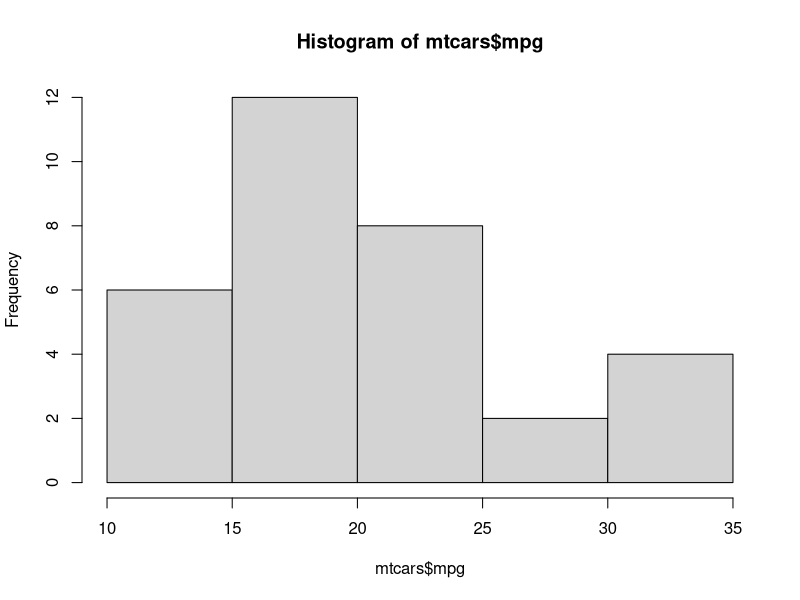
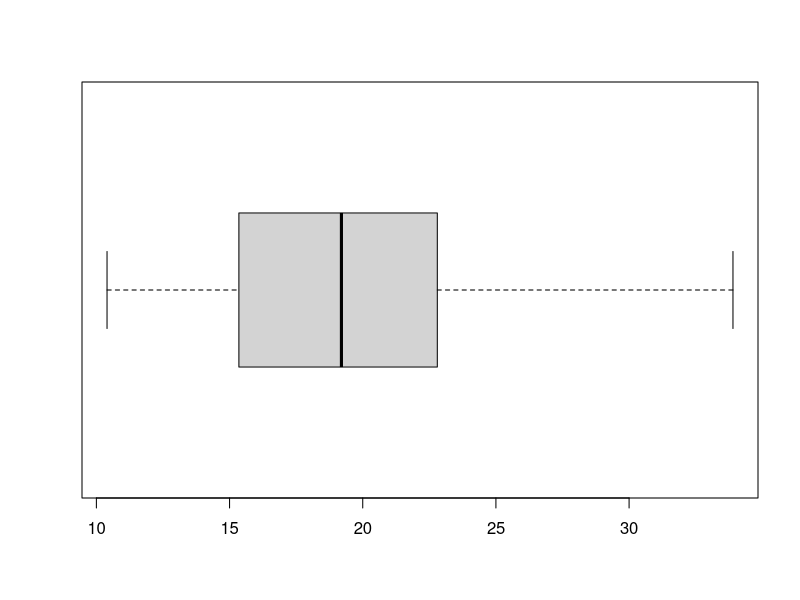
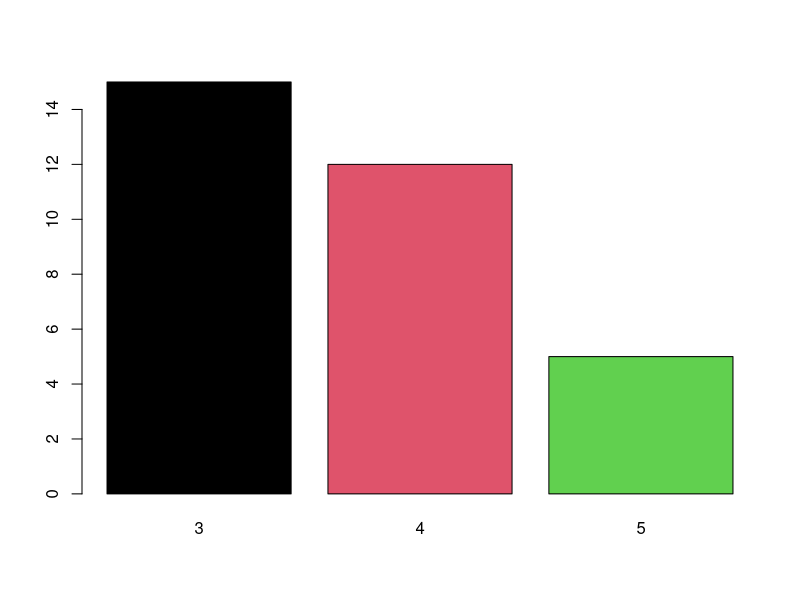
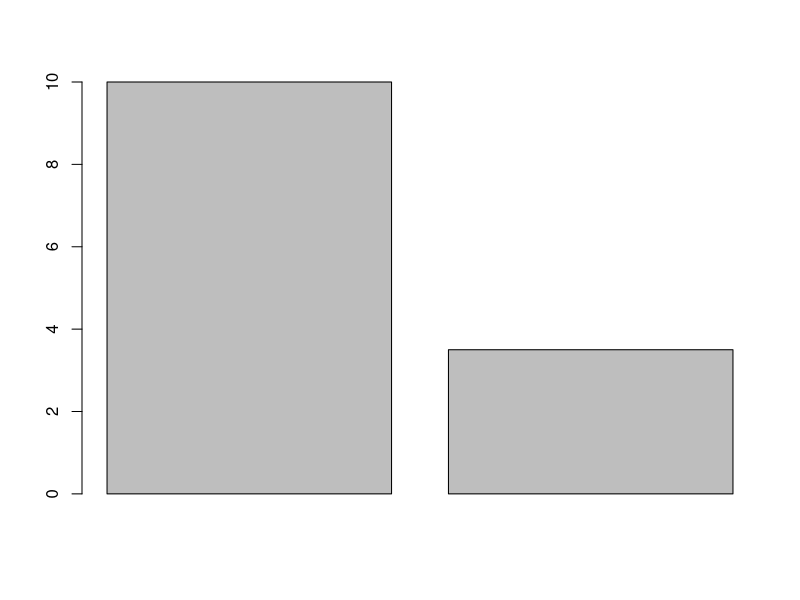
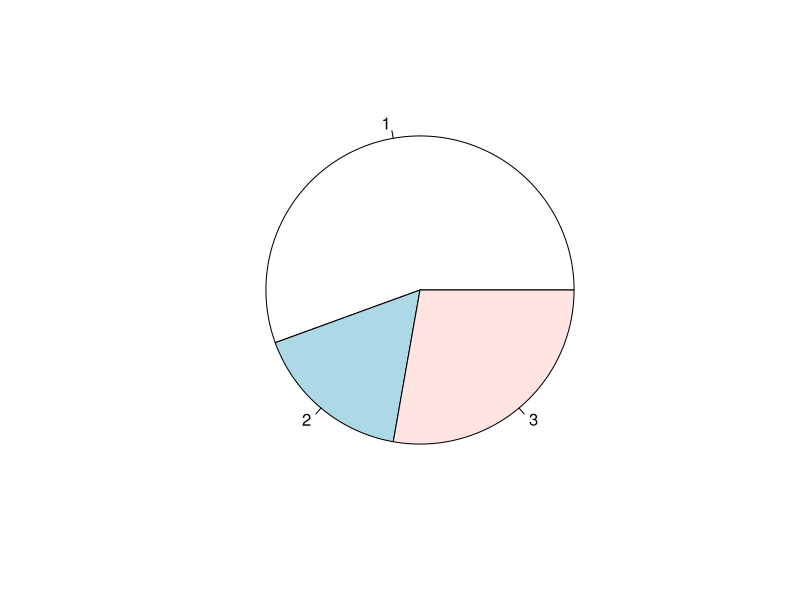

These charts were generated, in order, by the following R code: (Note: this script raises an error after producing the figures.)
#graphs

mtcars
names(mtcars)
table(mtcars$cyl)
table(mtcars$cyl,mtcars$am)
mtcars$mpg
#continous data - histogram, boxplot
hist(mtcars$mpg)
?boxplot
boxplot(mtcars$mpg, horizontal = T)
t1 = table(mtcars$gear)
t1
barplot(t1, col = 1:3)
barplot(c(10,3.5))
pie(c(10,3,5))
students
t2 = table(students$gender)
barplot(t2)
pie(t2)

